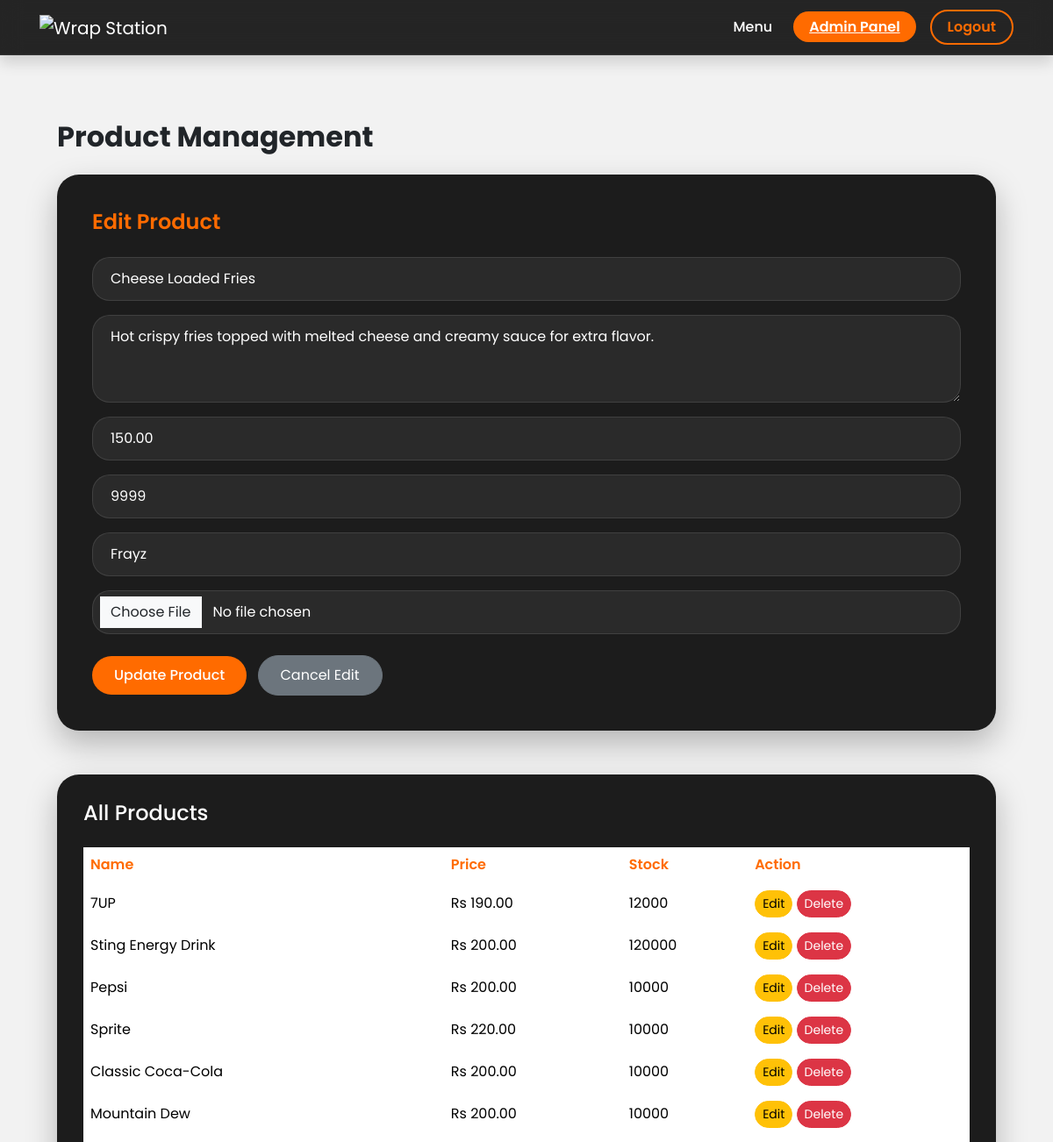
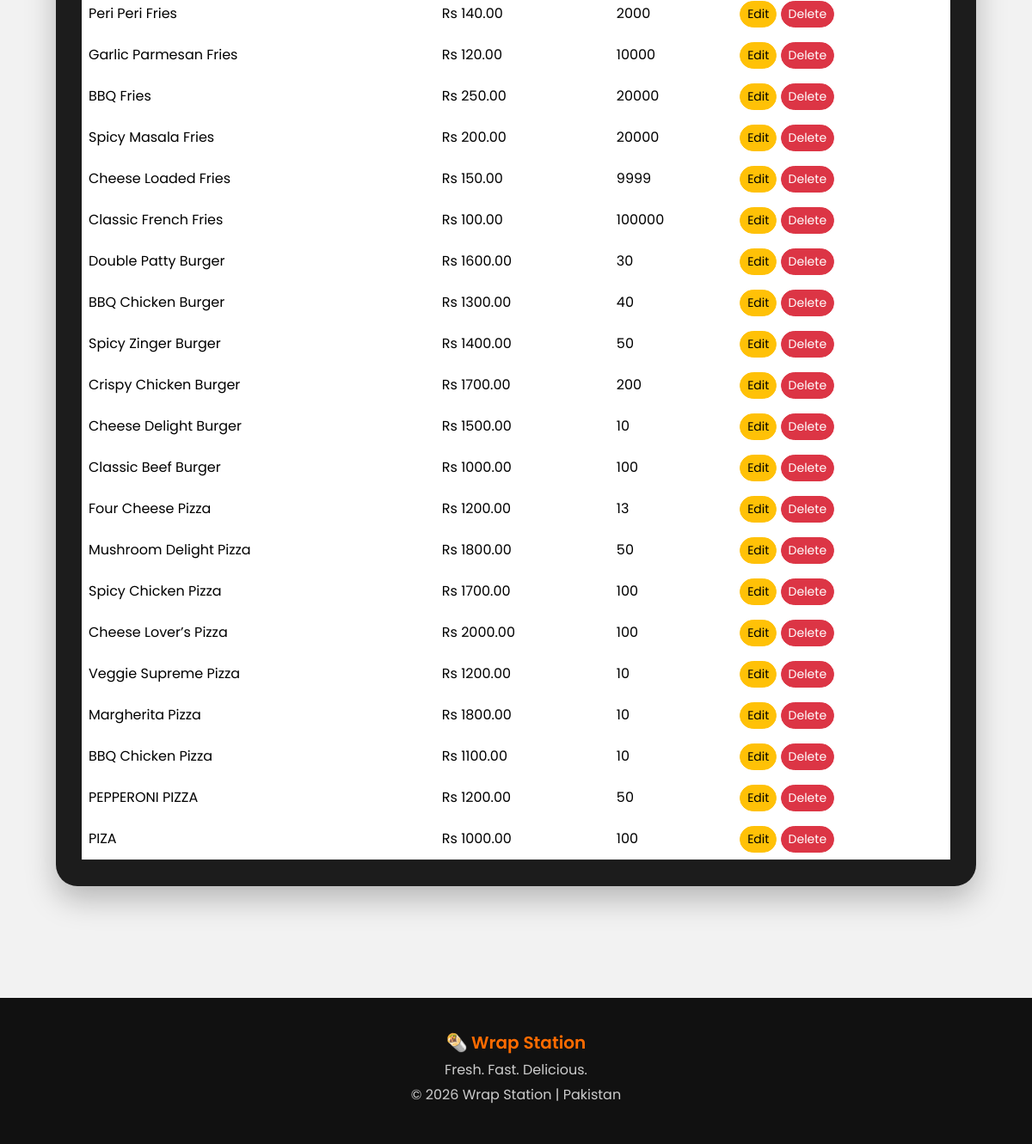
The page /add-product/?edit=21 (signed in) on the database its author committed (2 pictures, top to bottom).
### shop/models.py (models this page shows, shortened)
class Product(models.Model):
    restaurant = models.ForeignKey(
        Restaurant,
        on_delete=models.CASCADE,
        related_name="products",
        null=True,
        blank=True
    )
    category = models.ForeignKey(
        Category,
        on_delete=models.SET_NULL,
        null=True,
        blank=True
    )
    name = models.CharField(max_length=200)
    slug = models.SlugField()
    description = models.TextField()
    price = models.DecimalField(max_digits=10, decimal_places=2)
    image = CloudinaryField('image')
    stock = models.PositiveIntegerField(default=0)
    available = models.BooleanField(default=True)
    order_position = models.PositiveIntegerField(default=0)
    created_at = models.DateTimeField(auto_now_add=True)
    class Meta:
        ordering = ['order_position', '-created_at']
        unique_together = ('restaurant', 'slug')

class Category(models.Model):
    restaurant = models.ForeignKey(
        Restaurant,
        on_delete=models.CASCADE,
        related_name="categories",
        null=True,
        blank=True
    )
    name = models.CharField(max_length=100)
    slug = models.SlugField()
    class Meta:
        ordering = ['name']
        unique_together = ('restaurant', 'slug')

### shop/views.py (the view, shortened to what this page needs)
# urls.py: path('add-product/', views.add_product, name='add_product'),
@user_passes_test(is_superuser)
def add_product(request):
    edit_id = request.GET.get("edit")
    delete_id = request.GET.get("delete")
    if delete_id:
        product = get_object_or_404(Product, id=delete_id)
        product.delete()
        messages.success(request, "Product deleted successfully")
        return redirect("add_product")
    if edit_id:
        product = get_object_or_404(Product, id=edit_id)
    else:
        product = None
    products = Product.objects.all()
    categories = Category.objects.all()
    return render(request, "shop/add_product.html", {
        "products": products,
        "categories": categories,
        "edit_product": product
    })

### shop/context_processors.py (called while the page is built)
def cart_counter(request):   # <-- MUST BE cart_counter
    if request.user.is_authenticated and not request.user.is_staff and not request.user.is_superuser:
        return {
            "cart_count": Cart.objects.filter(customer=request.user).count()
        }
    return {"cart_count": 0}

### shop/views.py (called while the page is built)
def is_superuser(user):
    return user.is_superuser

### shop/templates/shop/add_product.html (shortened to what this page needs)
{% extends 'shop/base.html' %}
{% block content %}
<div class="container product-wrapper">
<h2 class="mb-4 fw-bold">Product Management</h2>
<form method="post" enctype="multipart/form-data" class="product-card">
<h4>
{% if edit_product %}
Edit Product
{% else %}
Add New Product
{% endif %}
</h4>
<input type="text"
name="name"
value="{{ edit_product.name|default:'' }}"
class="form-control mb-3"
placeholder="Product Name"
required>
<textarea name="description"
class="form-control mb-3"
placeholder="Description"
required>{{ edit_product.description|default:'' }}</textarea>
<input type="number"
step="0.01"
name="price"
value="{{ edit_product.price|default:'' }}"
class="form-control mb-3"
placeholder="Price"
required>
<input type="number"
name="stock"
value="{{ edit_product.stock|default:'' }}"
class="form-control mb-3"
placeholder="Stock"
required>
<select name="category" class="form-control mb-3" required>
{% for category in categories %}
<option value="{{ category.id }}"
{% if edit_product and edit_product.category.id == category.id %}
selected
{% endif %}>
{{ category.name }}
</option>
{% endfor %}
</select>
<input type="file" name="image" class="form-control mb-4">
<button class="btn btn-success">
{% if edit_product %}
Update Product
{% else %}
Add Product
{% endif %}
</button>
{% if edit_product %}
<a href="{% url 'add_product' %}" class="btn btn-secondary ms-2">
Cancel Edit
</a>
{% endif %}
</form>
<div class="table-card">
<h4 class="mb-4">All Products</h4>
<div class="table-responsive">
<table class="table">
<tr>
<th>Name</th>
<th>Price</th>
<th>Stock</th>
<th>Action</th>
</tr>
{% for product in products %}
<tr>
<td>{{ product.name }}</td>
<td>Rs {{ product.price }}</td>
<td>{{ product.stock }}</td>
<td>
<a href="?edit={{ product.id }}" class="btn btn-warning btn-sm">
Edit
</a>
<a href="?delete={{ product.id }}"
class="btn btn-danger btn-sm"
onclick="return confirm('Are you sure?')">
Delete
</a>
</td>
</tr>
{% endfor %}
</table>
</div>
</div>
</div>
{% endblock %}

### shop/templates/shop/base.html (style rules this page uses)
body { font-family:"Poppins",sans-serif; background:#f8f9fa; overflow-x:hidden; }
.container { padding-left:15px; padding-right:15px; }

### shop/templates/shop/add_product.html (style rules this page uses)
body { background:#f2f2f2; font-family:'Poppins',sans-serif; }
.product-wrapper { padding:50px 20px; }
.product-card { background:#1c1c1c; border-radius:25px; padding:40px; box-shadow:0 15px 35px rgba(0,0,0,0.25); color:white; margin-bottom:50px; }
.product-card h4 { font-weight:600; margin-bottom:25px; color:#ff6b00; }
.form-control { border-radius:20px; background:#2a2a2a; border:1px solid rgba(255,255,255,0.1); color:white; padding:12px 20px; }
.form-control::placeholder { color:#bbb !important; opacity:1; }
textarea::placeholder { color:#bbb !important; opacity:1; }
textarea.form-control { min-height:100px; }
.btn-success { background:#ff6b00; border:none; border-radius:30px; padding:10px 25px; font-weight:500; }
.btn-secondary { border-radius:30px; padding:10px 25px; }
.btn-warning { border-radius:30px; }
.btn-danger { border-radius:30px; }
.table-card { background:#1c1c1c; border-radius:25px; padding:30px; box-shadow:0 15px 35px rgba(0,0,0,0.25); color:white; }
.table { color:white; margin-bottom:0; }
.table th { color:#ff6b00; font-weight:600; border-bottom:1px solid rgba(255,255,255,0.1); }
.table td { vertical-align:middle; border-color:rgba(255,255,255,0.05); }

### rows shown on the page
Product: name "Cheese Loaded Fries", description "Hot crispy fries topped with melted cheese and creamy sauce for extra flavor.", price "150.00", stock "9999", category "Frayz"
Product: name "7UP", price "190.00", stock "12000"
Product: name "Sting Energy Drink", price "200.00", stock "120000"
Product: name "Pepsi", price "200.00", stock "10000"
Product: name "Sprite", price "220.00", stock "10000"
Product: name "Classic Coca-Cola", price "200.00", stock "10000"
Product: name "Mountain Dew", price "200.00", stock "10000"
Product: name "Peri Peri Fries", price "140.00", stock "2000"
Product: name "Garlic Parmesan Fries", price "120.00", stock "10000"
Product: name "BBQ Fries", price "250.00", stock "20000"
Product: name "Spicy Masala Fries", price "200.00", stock "20000"
Product: name "Classic French Fries", price "100.00", stock "100000"
Product: name "Double Patty Burger", price "1600.00", stock "30"
Product: name "BBQ Chicken Burger", price "1300.00", stock "40"
Product: name "Spicy Zinger Burger", price "1400.00", stock "50"
Product: name "Crispy Chicken Burger", price "1700.00", stock "200"
Product: name "Cheese Delight Burger", price "1500.00", stock "10"
Product: name "Classic Beef Burger", price "1000.00", stock "100"
Product: name "Four Cheese Pizza", price "1200.00", stock "13"
Product: name "Mushroom Delight Pizza", price "1800.00", stock "50"
Product: name "Spicy Chicken Pizza", price "1700.00", stock "100"
Product: name "Cheese Lover’s Pizza", price "2000.00", stock "100"
Product: name "Veggie Supreme Pizza", price "1200.00", stock "10"
Product: name "Margherita Pizza", price "1800.00", stock "10"
Product: name "BBQ Chicken Pizza", price "1100.00", stock "10"
Product: name "PEPPERONI PIZZA", price "1200.00", stock "50"
Product: name "PIZA", price "1000.00", stock "100"
